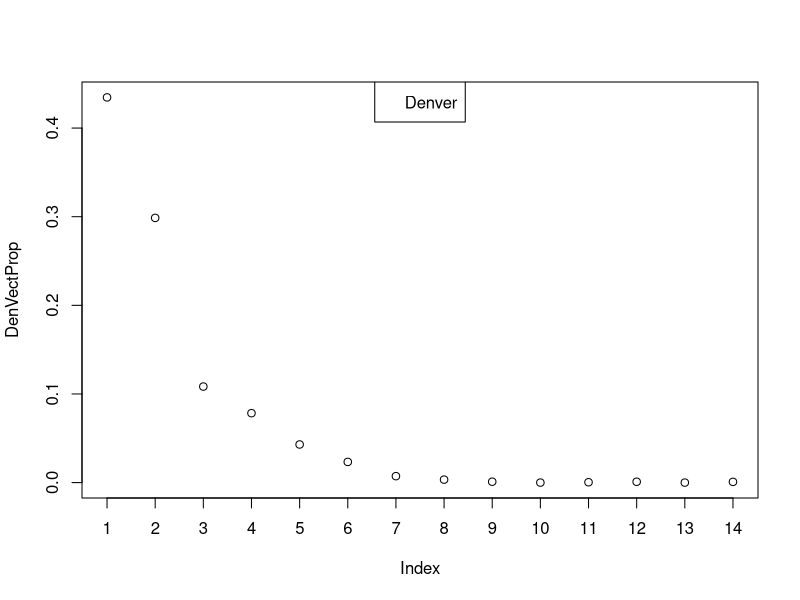
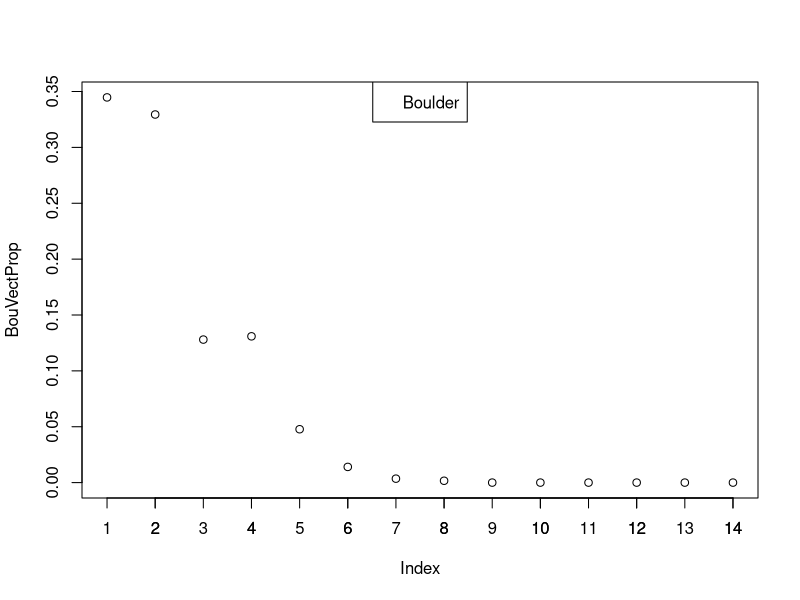

Generate these figures, in order, with R:
## ---- chunk 1
knitr::opts_chunk$set(echo = TRUE)
library(tidyverse)
library(ggplot2)
library(knitr)
## ---- chunk 2
fams<-read.csv("ps1_data.csv")
Dens <-fams$county=="Denver"
sumDen = as.integer(0)
sumBou = as.integer(0)
for (i in 1:nrow(fams)){
  if (Dens[i] == TRUE){
    sumDen = sumDen + fams$hhwt[i]
  }else{
    sumBou = sumBou + fams$hhwt[i]
  }
}
sumDen = sumDen
sumBou = sumBou
Total = sumDen+sumBou
rouDen = round(sumDen)
rouBou = round(sumBou)
## ---- chunk 3
Twos<-fams$FAMSIZE==2
sumTwos = as.integer(0)
sumDenTwos = as.integer(0)
sumBouTwos = as.integer(0)
for(i in 1:nrow(fams)){
  if(Twos[i] == TRUE){
    sumTwos = sumTwos + fams$hhwt[i]
    if(fams$county[i] == "Denver"){
      sumDenTwos = sumDenTwos + fams$hhwt[i]
    }
    else{
      sumBouTwos = sumBouTwos + fams$hhwt[i]
    }
  }
}
## ---- chunk 4
DenVector = vector("numeric", max(fams$FAMSIZE))
BouVector = vector("numeric", max(fams$FAMSIZE))
for(i in min(fams$FAMSIZE):max(fams$FAMSIZE)){
  for(j in 1:nrow(fams)){
    if(fams$FAMSIZE[j]==i){
      if(fams$county[j]=="Denver"){DenVector[i]=DenVector[i]+fams$hhwt[j]}
      else{BouVector[i]=BouVector[i]+fams$hhwt[j]}
    }
  }
}
print("The following are the number of Denver and Boulder families represented in the data of each family size:")
for(k in min(fams$FAMSIZE):max(fams$FAMSIZE)){
  strDen<-sprintf("For size %.0f there were %.0f families in Denver.", k, DenVector[k])
  print(strDen)
  strBou<-sprintf("For size %.0f there were %.0f families in Boulder.", k, BouVector[k])
  print(strBou)
}
## ---- chunk 5
DenVectProp = vector("numeric", max(fams$FAMSIZE))
BouVectProp = vector("numeric", max(fams$FAMSIZE))
for(i in 1:max(fams$FAMSIZE)){
  DenVectProp[i] = DenVector[i]/sumDen
  BouVectProp[i] = BouVector[i]/sumBou
}
plot(DenVectProp, xaxt="n")
legend("top", legend="Denver")
axis(1, at=1:14, labels=1:14)
plot(BouVectProp)
legend("top", legend="Boulder")
axis(1, at=1:14, labels=1:14)
## ---- chunk 6
  fams<-read.csv("ps1_data.csv")
  simdata<-fams
  #run 100000 times
  n<-100000
  simDen<-rbinom(n, round(sumDen), 0.3089352)
  simBou<-rbinom(n, round(sumBou), 0.3089352)
  propDenTwos = sum(simDen/sumDen)/n
  propBouTwos = sum(simBou/sumBou)/n
  
  probDiff = abs(propDenTwos-propBouTwos)
  actDiff = abs(DenVector[2]/sumDen-(BouVector[2]/sumBou))
  
  
  
## ---- chunk 7


  
